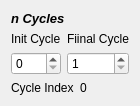
       <widget class="QWidget" name="layoutWidget">
        <property name="geometry">
         <rect>
          <x>60</x>
          <y>430</y>
          <width>114</width>
          <height>90</height>
         </rect>
        </property>
        <layout class="QGridLayout" name="gridLayout_8">
         <item row="0" column="0">
          <layout class="QGridLayout" name="gridLayout">
           <item row="0" column="0">
            <widget class="QLabel" name="label_23">
             <property name="font">
              <font>
               <pointsize>10</pointsize>
               <weight>75</weight>
               <italic>true</italic>
               <bold>true</bold>
              </font>
             </property>
             <property name="text">
              <string>n Cycles</string>
             </property>
            </widget>
           </item>
           <item row="1" column="0">
            <layout class="QHBoxLayout" name="horizontalLayout_3">
             <item>
              <layout class="QVBoxLayout" name="verticalLayout_27">
               <item>
                <widget class="QLabel" name="label_31">
                 <property name="text">
                  <string>Init Cycle</string>
                 </property>
                </widget>
               </item>
               <item>
                <widget class="QSpinBox" name="SpnInitCycle">
                 <property name="minimum">
                  <number>0</number>
                 </property>
                 <property name="maximum">
                  <number>200</number>
                 </property>
                 <property name="value">
                  <number>0</number>
                 </property>
                </widget>
               </item>
              </layout>
             </item>
             <item>
              <layout class="QVBoxLayout" name="verticalLayout_38">
               <item>
                <widget class="QLabel" name="label_32">
                 <property name="text">
                  <string>Fiinal Cycle</string>
                 </property>
                </widget>
               </item>
               <item>
                <widget class="QSpinBox" name="SpnFinalCycle">
                 <property name="minimum">
                  <number>1</number>
                 </property>
                 <property name="maximum">
                  <number>200</number>
                 </property>
                 <property name="value">
                  <number>1</number>
                 </property>
                </widget>
               </item>
              </layout>
             </item>
            </layout>
           </item>
          </layout>
         </item>
         <item row="1" column="0">
          <layout class="QHBoxLayout" name="horizontalLayout_8">
           <item>
            <widget class="QLabel" name="label_33">
             <property name="text">
              <string>Cycle Index</string>
             </property>
            </widget>
           </item>
           <item>
            <widget class="QLabel" name="LblCycle">
             <property name="text">
              <string>0</string>
             </property>
            </widget>
           </item>
          </layout>
         </item>
        </layout>
       </widget>
